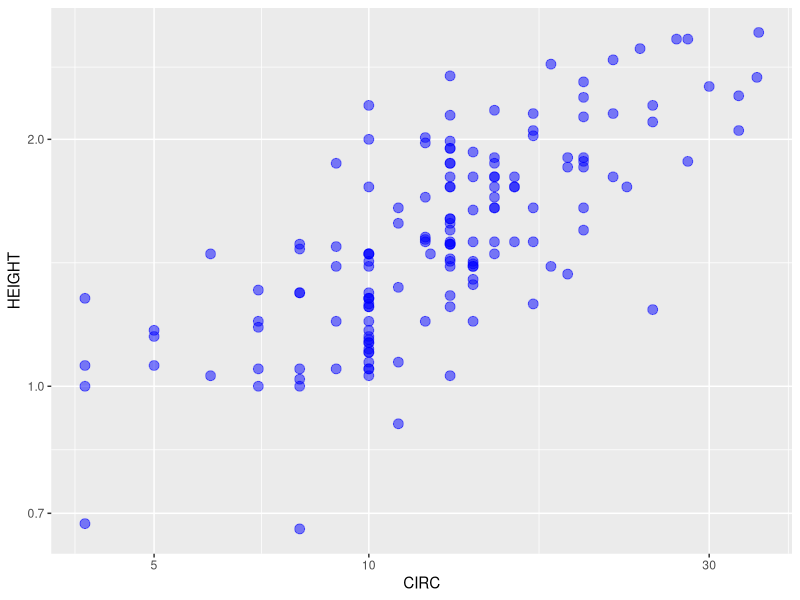
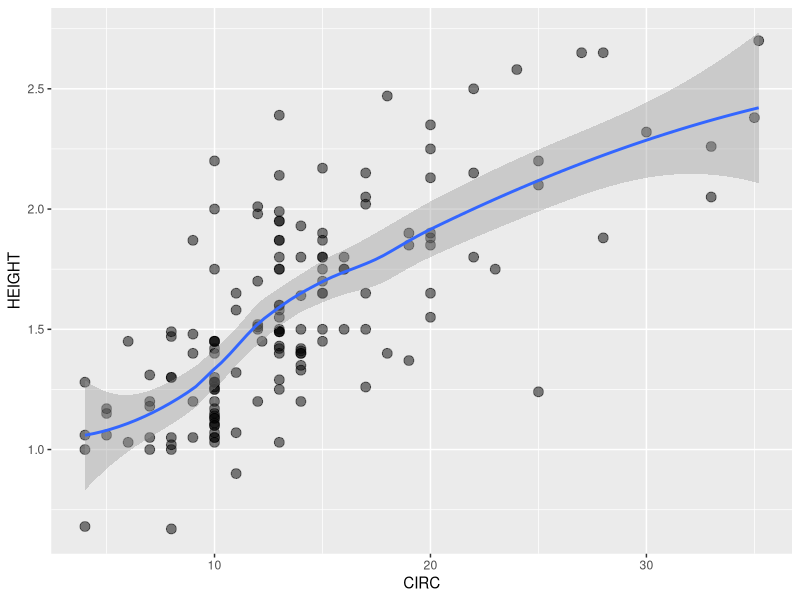
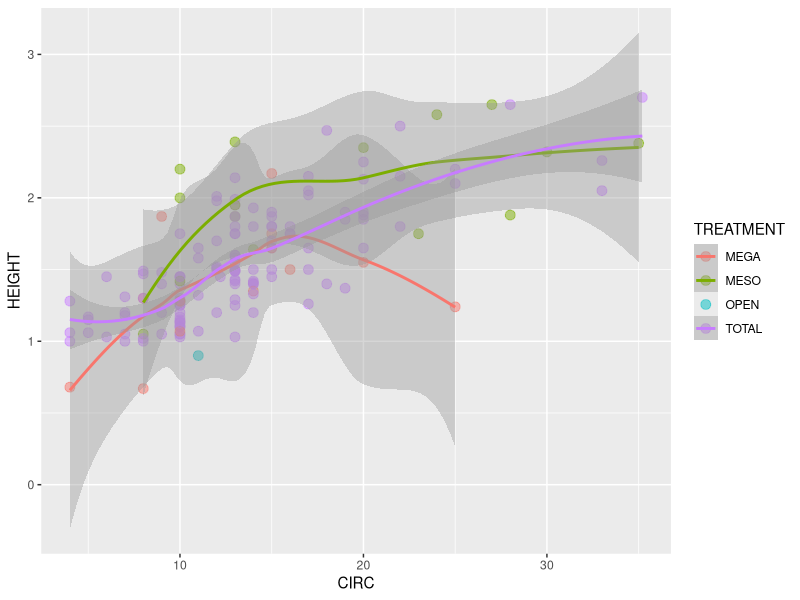
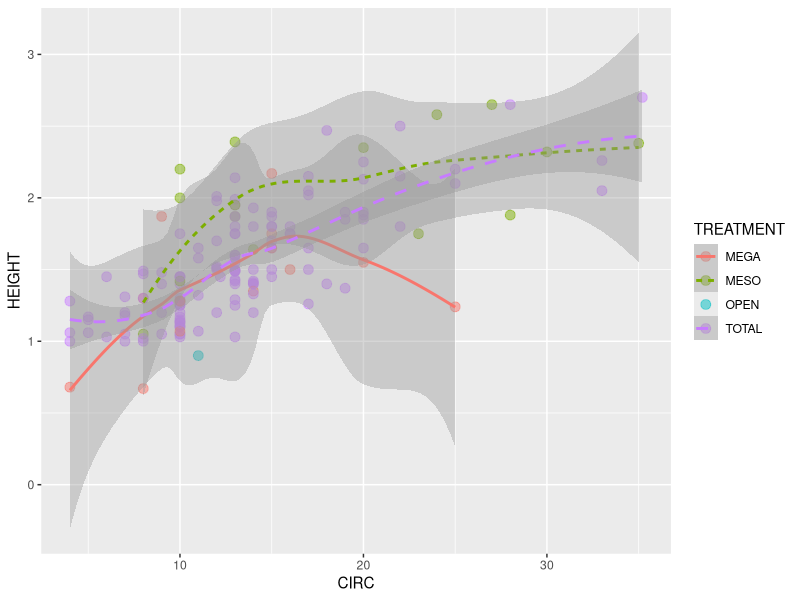
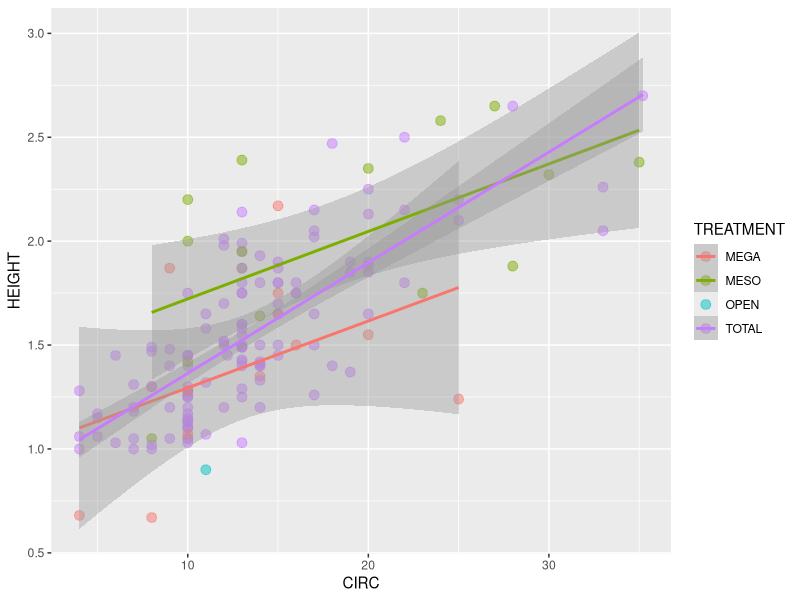
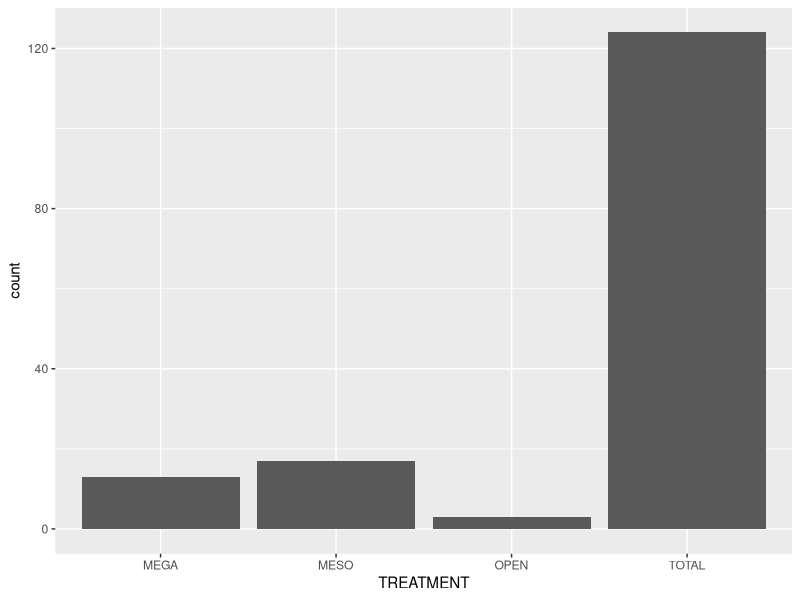
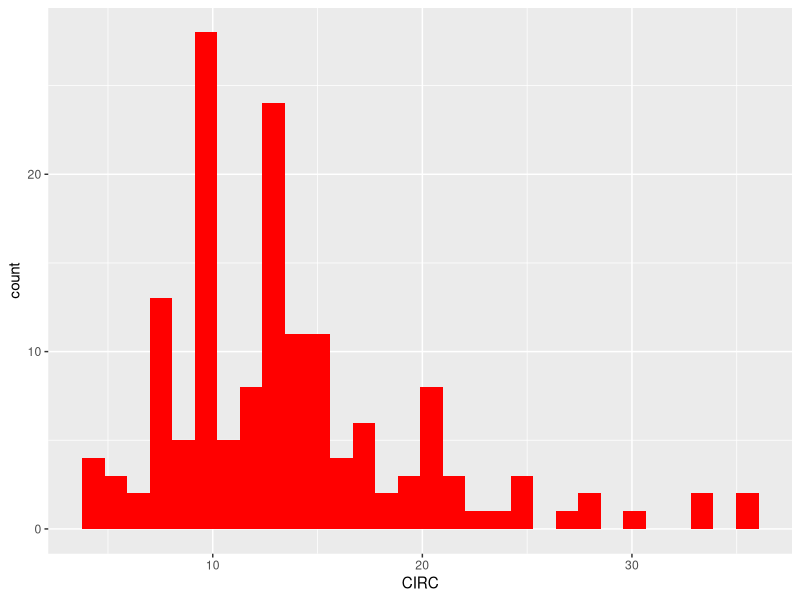
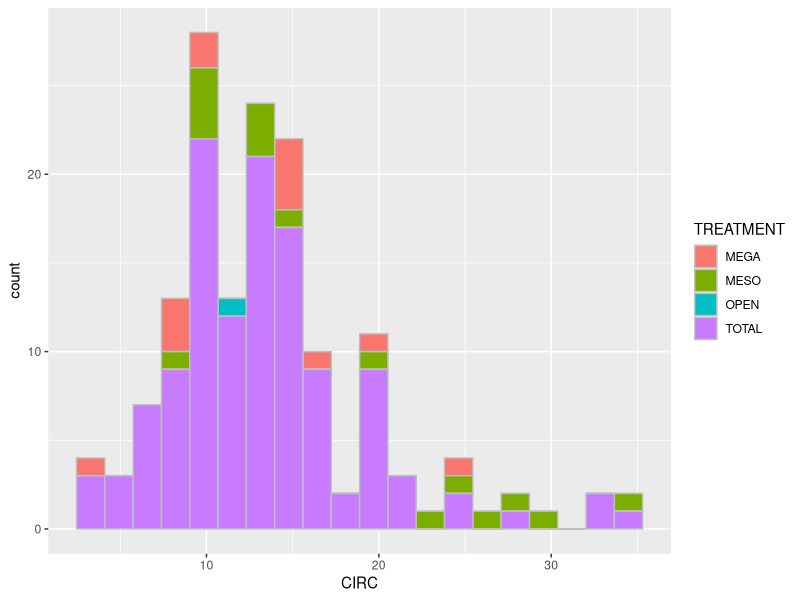

Source code (R) for these figures, in order:
## ---- chunk 1
knitr::opts_chunk$set(echo = TRUE)
library(ggplot2)
ACACIA <- read.csv(file = "../data-raw/ACACIA_DREPANOLOBIUM_SURVEY.txt", sep = "\t", na.strings = "dead")
## ---- chunk 2
ggplot(data = ACACIA, mapping = aes(x = CIRC, y = HEIGHT)) +
geom_point(size = 3, color = "blue", alpha = 0.5) +
scale_y_log10() +
scale_x_log10()
## ---- chunk 3
ggplot(ACACIA, aes(x = CIRC, y = HEIGHT)) +
geom_point(size = 3, alpha = 0.5) +
geom_smooth()
## ---- chunk 4
ggplot(ACACIA, aes(x = CIRC, y = HEIGHT, color = TREATMENT)) +
geom_point(size = 3, alpha = 0.5) +
geom_smooth()
## ---- chunk 5
ggplot(ACACIA, aes(x = CIRC, y = HEIGHT, color = TREATMENT, linetype = TREATMENT)) +
geom_point(size = 3, alpha = 0.5) +
geom_smooth()
## ---- chunk 6
ggplot(ACACIA, aes(x = CIRC, y = HEIGHT, color = TREATMENT)) +
geom_point(size = 3, alpha = 0.5) +
geom_smooth(method = "lm") # try with "glm"
## ---- chunk 7
ggplot(data = ACACIA, mapping = aes(x = TREATMENT)) +
geom_bar()
## ---- chunk 8
ggplot(ACACIA, aes(x = CIRC)) +
geom_histogram(fill = "red")
## ---- chunk 9
ggplot(ACACIA, aes(x = CIRC, fill = TREATMENT)) +
geom_histogram(bins = 20, color = "gray")
## ---- chunk 10
ggplot() +
geom_point(data = ACACIA,
           mapping = aes(x = CIRC, y = HEIGHT,
                         color = TREATMENT)) +
geom_smooth(data = ACACIA,
            mapping = aes(x = CIRC, y = HEIGHT))
## ---- chunk 11
ggplot() +
geom_point(data = ACACIA,
           mapping = aes(x = CIRC, y = HEIGHT,
                         color = TREATMENT)) +
geom_smooth(data = ACACIA,
            mapping = aes(x = CIRC, y = HEIGHT)) +
geom_histogram(data = ACACIA,
               mapping = aes(x = CIRC, color = TREATMENT),
               alpha = 0.1)
## ---- chunk 12
ggsave("acacia_by_treatment.jpg")
## ---- chunk 13
ggsave("acacia_by_treatment.pdf", height = 5, width = 5)
## ---- chunk 14
#make sure to provude file name as relative path
read.csv(file = "../data-raw/ACACIA_DREPANOLOBIUM_SURVEY.txt", sep = "\t", na.strings = "dead") -> ACACIA2
## ---- chunk 15
head(ACACIA2)
## ---- chunk 16
library(ggplot2)
ggplot(data = ACACIA2, mapping = aes(x = HEIGHT, y = FRUITS, color = ANT)) + geom_point(size = 3, alpha = 0.5) + facet_wrap(~ANT)
## ---- chunk 17
ggplot(data = ACACIA2, mapping = aes(x = CIRC, y = AXIS1, color = ANT)) + geom_point(size = 3, alpha = 0.5) + facet_wrap(~ANT) +
scale_y_log10() +
scale_x_log10() + labs(x = "Circumference", y = "Canopy Diameter", title = "Circumference x Canopy x Ant") + geom_smooth()
## ---- chunk 18
ggplot(ACACIA, aes(x = ANT))
## ---- chunk 19

